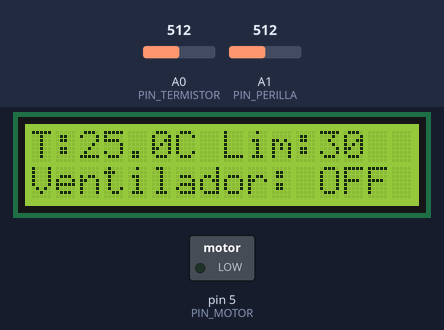
Bench run of a sketch on a simulated Arduino Uno, built with avr-gcc and run on an emulated ATmega328P. Shown: 16×2 character LCD, switched loads named in the sketch (green lamp = pin HIGH). The inputs (shaded band) are chosen by the test bench; at power-on: A0 (PIN_TERMISTOR) = 512, A1 (PIN_PERILLA) = 512.

Above: at 2.7 s.
2.8 s: A0 (PIN_TERMISTOR) set to 556
At 4.0 s:
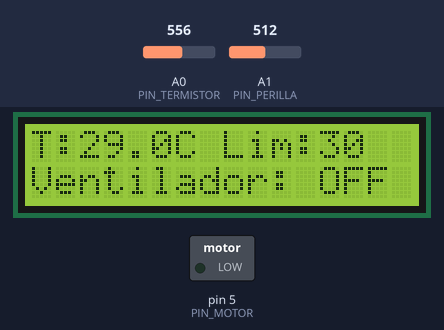
4.6 s: A0 (PIN_TERMISTOR) set to 568
At 5.6 s:
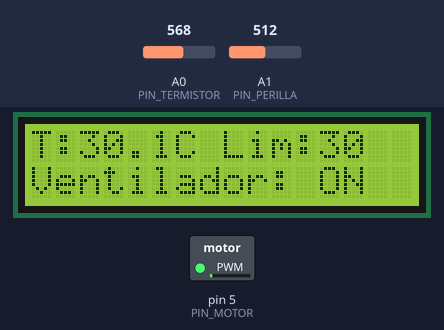
6.2 s: A0 (PIN_TERMISTOR) set to 1023
At 7.2 s:
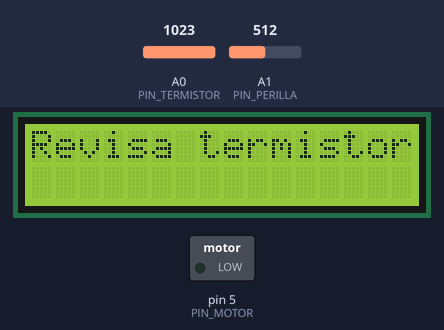
7.8 s: A0 (PIN_TERMISTOR) set to 1013
At 8.9 s:
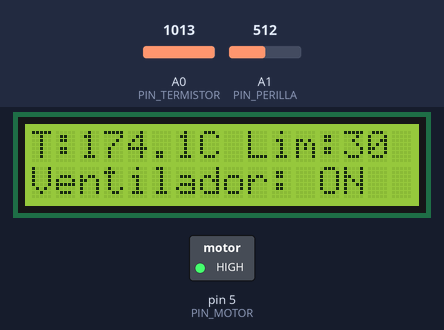
9.4 s: A1 (PIN_PERILLA) set to 716
At 10.5 s:
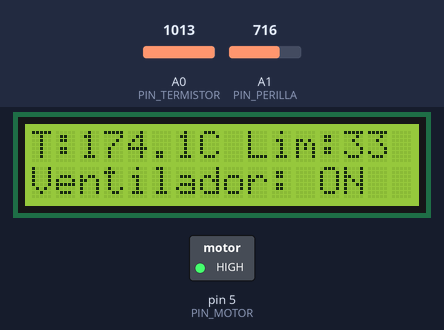
10.9 s: A1 (PIN_PERILLA) set to 900
At 12.1 s:
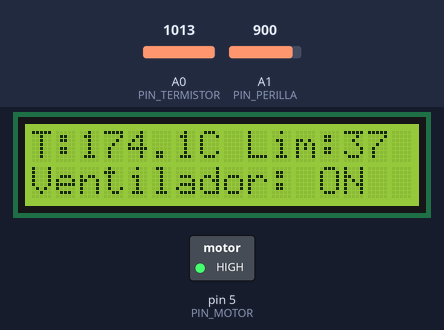
Timing chart, 0 to 13.5 s (numbered marks = the images above; inputs shaded):
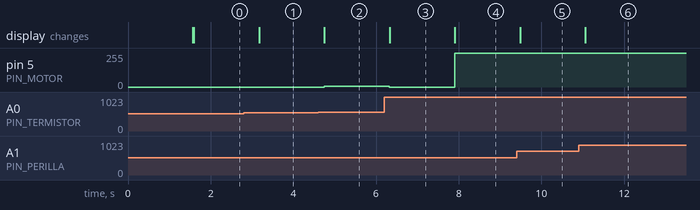

The sketch:

P23_velocidad_proporcional.ino
```cpp
/*
  P23 · Reto: la velocidad sube con la temperatura (solución del instructor)    Sesión 12
  ------------------------------------------------------------------
  Qué hace: el termostato de P23, pero en lugar de encender y apagar, el LED (o el motor) va
  de apagado en el límite al máximo brillo 5 grados por encima, de forma proporcional.

  Conexiones: las de P23 (termistor en A0, perilla del límite en A1, LCD1602 con RS 12, E 11, D4 10,
  D5 9, D6 8, D7 7, y el LED con 220 ohm en el pin 5, que tiene ~ y admite analogWrite).

  Ideas clave:
    - Control proporcional: mientras más lejos del límite, más fuerte la respuesta.
    - (temperatura - limite) x 51 llega a 255 cuando se pasa el límite por 5 grados.
    - Las dos comprobaciones if mantienen la velocidad entre 0 y 255 (en la Sesión 13 se verá
      constrain(), que hace lo mismo en una línea).
    - Aquí ya no hace falta la histéresis: la respuesta cambia poco a poco, no de golpe.
*/

#include <LiquidCrystal.h>

//                RS, E, D4, D5, D6, D7
LiquidCrystal lcd(12, 11, 10, 9, 8, 7);

const int PIN_TERMISTOR = A0;
const int PIN_PERILLA = A1;
const int PIN_MOTOR = 5;
const float HISTERESIS = 1.0;          // grados de margen para apagar

bool ventiladorEncendido = false;

float leerTemperatura() {
  long suma = 0;
  for (int i = 0; i < 10; i++) {
    suma = suma + analogRead(PIN_TERMISTOR);
    delay(2);
  }
  float lectura = suma / 10.0;

  if (lectura < 1.0 || lectura > 1022.0) {
    return -273.0;                     // sensor desconectado
  }
  float resistencia = 10000.0 * (1024.0 / lectura - 1.0);
  float lnR = log(resistencia);
  float tempK = 1.0 / (0.001129148 + (0.000234125 + (0.0000000876741 * lnR * lnR)) * lnR);
  return tempK - 273.15;
}

void setup() {
  pinMode(PIN_MOTOR, OUTPUT);
  lcd.begin(16, 2);
  lcd.print("Ventilador auto");
  delay(1500);
  lcd.clear();
}

void loop() {
  float temperatura = leerTemperatura();
  int limite = map(analogRead(PIN_PERILLA), 0, 1023, 20, 40);

  if (temperatura < -200.0) {
    // sin lectura válida: por seguridad, el ventilador se apaga
    ventiladorEncendido = false;
    digitalWrite(PIN_MOTOR, LOW);
    lcd.setCursor(0, 0);
    lcd.print("Revisa termistor");
    lcd.setCursor(0, 1);
    lcd.print("                ");
    delay(500);
    return;
  }

  // Velocidad proporcional: 0 en el límite y máxima 5 grados por encima
  float exceso = temperatura - limite;
  int velocidad = (int)(exceso * 51.0);        // 5 grados x 51 = 255
  if (velocidad < 0) {
    velocidad = 0;
  }
  if (velocidad > 255) {
    velocidad = 255;
  }
  analogWrite(PIN_MOTOR, velocidad);
  ventiladorEncendido = (velocidad > 0);       // solo para la pantalla

  // Pantalla
  lcd.setCursor(0, 0);
  lcd.print("T:");
  lcd.print(temperatura, 1);
  lcd.print("C Lim:");
  lcd.print(limite);
  lcd.print("  ");
  lcd.setCursor(0, 1);
  if (ventiladorEncendido) {
    lcd.print("Ventilador: ON ");
  } else {
    lcd.print("Ventilador: OFF");
  }
  delay(500);
}
```

Measured:
- the behaviour switches between 567 and 568 on A0 (PIN_TERMISTOR) (found by bisection; images 1 and 2)
- the behaviour switches between 1023 and 1022 on A0 (PIN_TERMISTOR) (found by bisection; images 3 and 4)
- after the input at 2.8 s, the display: changes after 0.37 s (image 1)
- after the input at 4.6 s, pin 5 (PIN_MOTOR): 0/255 → 4/255 after 0.15 s; the display: changes after 0.15 s (image 2)
- after the input at 6.2 s, pin 5 (PIN_MOTOR): 4/255 → 0/255 after 0.12 s; the display: changes after 0.13 s (image 3)
- after the input at 7.8 s, pin 5 (PIN_MOTOR): 0/255 → 255/255 after 0.10 s; the display: changes after 0.11 s (image 4)
- after the input at 9.4 s, the display: changes after 0.09 s (image 5)
- after the input at 10.9 s, the display: changes after 0.17 s (image 6)
